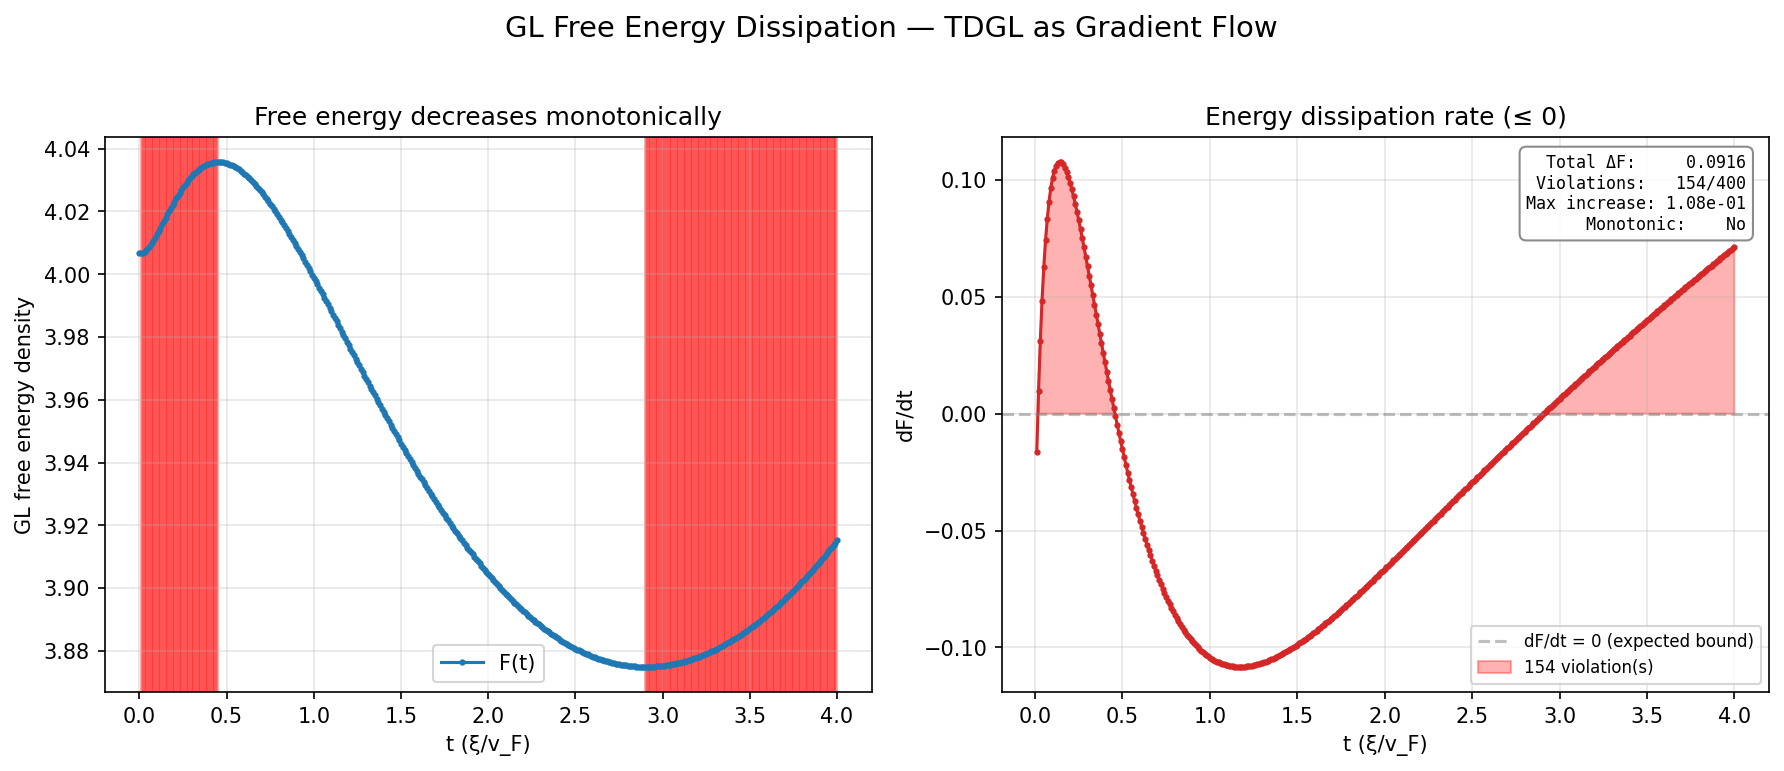

Recreate this plot in Python.
"""Energy dissipation: monotonic decrease of Ginzburg-Landau free energy.

Demonstrates that the TDGL equation is a gradient flow, so the GL free energy
F = ∫(|ψ|²/2 + |∇ψ|²/2 + κ²B²/2) is a Lyapunov functional that decreases monotonically.
"""

from __future__ import annotations

import matplotlib

matplotlib.use("Agg")

from pathlib import Path

import matplotlib.pyplot as plt
import numpy as np
from tdgl3d import AppliedField, Device, SimulationParameters, solve


def main(output_dir: Path = Path(__file__).parent, small: bool = False) -> list[Path]:
    if small:
        Nx, Ny, Nz = 12, 12, 1
        n_steps = 60
    else:
        Nx, Ny, Nz = 24, 24, 1
        n_steps = 400

    params = SimulationParameters(Nx=Nx, Ny=Ny, Nz=Nz, kappa=2.0)
    field = AppliedField(Bz=0.5, t_on_fraction=1.0)
    device = Device(params, applied_field=field)

    dt = 0.01
    t_stop = n_steps * dt
    sol = solve(device, dt=dt, t_stop=t_stop, method="euler", save_every=1, progress=False)

    # Compute energy at each saved step
    energies = []
    n = params.n_interior

    for step in range(sol.n_steps):
        state = sol.states[:, step]
        psi = state[:n]
        phi_x = state[n:2*n]
        phi_y = state[2*n:3*n]

        psi_sq = np.abs(psi) ** 2
        dpsi_dx = psi * np.conj(phi_x) - psi
        dpsi_dy = psi * np.conj(phi_y) - psi
        grad_energy = 0.5 * (np.mean(np.abs(dpsi_dx)**2) + np.mean(np.abs(dpsi_dy)**2))
        cond_energy = 0.5 * np.mean((1.0 - psi_sq)**2)
        E = cond_energy + params.kappa**2 * grad_energy
        energies.append(E)

    energies = np.array(energies)
    times = sol.times

    # dF/dt
    dFdt = np.diff(energies) / np.diff(times)

    # Expected: F decreases monotonically → dF/dt ≤ 0 everywhere
    # Count violations and max increase
    violations = dFdt > 0
    n_violations = int(np.sum(violations))
    max_increase = float(np.max(dFdt[violations])) if n_violations > 0 else 0.0
    total_decrease = float(energies[0] - energies[-1])

    # --- Figure ---
    fig, axes = plt.subplots(1, 2, figsize=(12, 5))

    # Left: F(t) monotonic decrease
    ax = axes[0]
    ax.plot(times, energies, "o-", color="C0", markersize=2, label="F(t)")
    # Expected: F should decrease (shade regions where it increases)
    for i in range(1, len(energies)):
        if energies[i] > energies[i-1]:
            ax.axvspan(times[i-1], times[i], alpha=0.3, color="red", zorder=0)
    ax.set_xlabel("t (ξ/v_F)")
    ax.set_ylabel("GL free energy density")
    ax.set_title("Free energy decreases monotonically")
    ax.legend()
    ax.grid(True, alpha=0.3)

    # Right: dF/dt ≤ 0 with violation annotation
    ax = axes[1]
    ax.plot(times[1:], dFdt, "o-", color="C3", markersize=2)
    ax.axhline(0, color="gray", ls="--", alpha=0.5, label="dF/dt = 0 (expected bound)")
    # Shade violations
    if n_violations > 0:
        ax.fill_between(times[1:], 0, dFdt, where=violations, alpha=0.3, color="red",
                        label=f"{n_violations} violation(s)")

    # Annotation box
    text = (
        f"Total ΔF:     {total_decrease:.4f}\n"
        f"Violations:   {n_violations}/{len(dFdt)}\n"
        f"Max increase: {max_increase:.2e}\n"
        f"Monotonic:    {'Yes' if n_violations == 0 else 'No'}"
    )
    ax.text(
        0.97, 0.97, text, transform=ax.transAxes,
        fontsize=8, fontfamily="monospace",
        verticalalignment="top", horizontalalignment="right",
        bbox=dict(boxstyle="round,pad=0.4", facecolor="white", edgecolor="gray", alpha=0.9),
    )

    ax.set_xlabel("t (ξ/v_F)")
    ax.set_ylabel("dF/dt")
    ax.set_title("Energy dissipation rate (≤ 0)")
    ax.legend(fontsize=8)
    ax.grid(True, alpha=0.3)

    fig.suptitle("GL Free Energy Dissipation — TDGL as Gradient Flow", fontsize=14, y=1.02)
    fig.tight_layout()

    out = output_dir / "energy_dissipation.png"
    fig.savefig(out, dpi=150, bbox_inches="tight")
    plt.close(fig)
    return [out]


if __name__ == "__main__":
    main()
